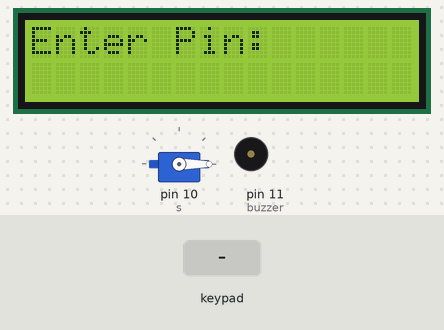
The sketch below on a simulated Arduino Uno, built with avr-gcc and run on an emulated ATmega328P. Parts: 16×2 character LCD, servo, buzzer (waves = sounding, pin HIGH). The test bench sets the inputs (shaded band).

Above: at 2.2 s.
2.3 s: keypad keys 1 2 3 4 D pressed 0.4 s apart
At 5.1 s:
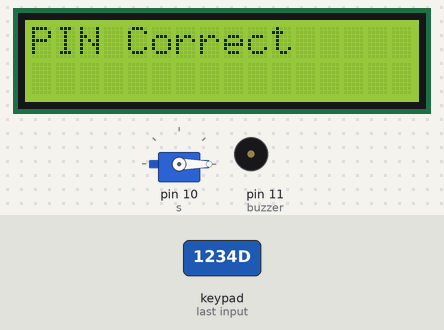
7.3 s: key 'D' pressed
At 9.8 s:
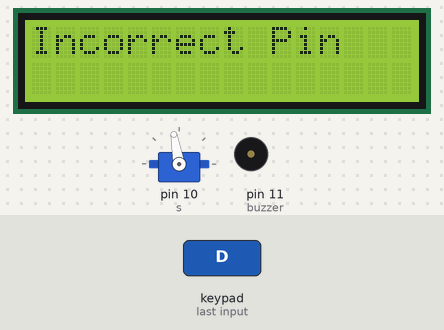
9.9 s: key 'A' pressed
At 11.9 s:
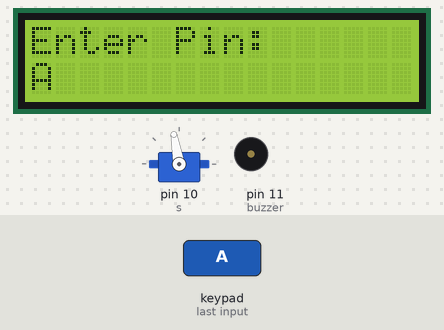
12.9 s: keypad keys 1 2 3 4 * pressed 0.4 s apart
At 15.3 s:
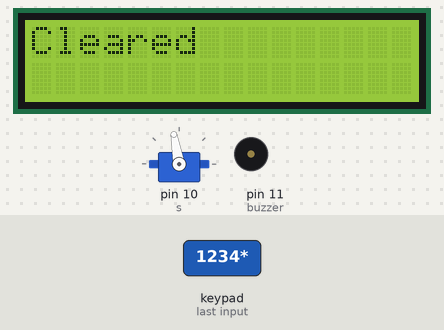
17.0 s: key 'B' pressed
At 17.6 s:
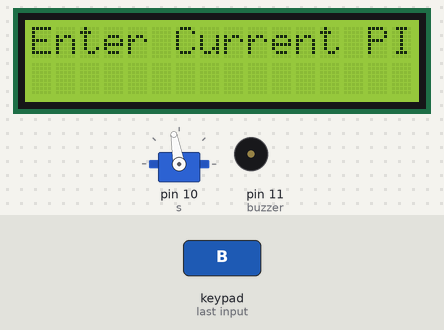
18.5 s: keypad keys 1 2 3 4 A pressed 0.4 s apart
At 20.7 s:
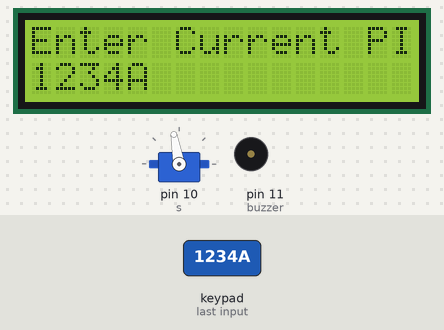
Timing chart, 0 to 22.2 s (numbered marks = the images above; inputs shaded):
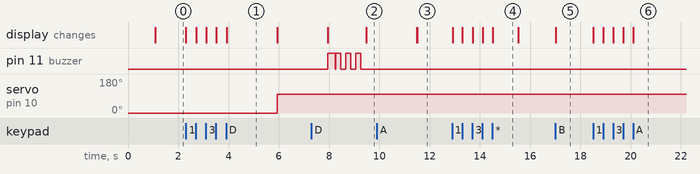

Measured:
- after the input at 2.3 s, servo on pin 10 (s): 0° → 100° after 3.6 s; the display: first changes at once (image 1 shows a later state)
- after the input at 7.3 s, the display: first differs from a run without the input after 2.2 s (image 2)
- after the input at 9.9 s, the display: first differs from a run without the input after 1.6 s (image 3)
- after the input at 12.9 s, the display: first changes at once (image 4 shows a later state)
- after the input at 17.0 s, the display: changes at once (image 5)
- after the input at 18.5 s, the display: first changes at once (image 6 shows a later state)
- what the display in image 1 shows lasts 2.0 s, from 3.9 s to 5.9 s

The sketch:

DoorLock.ino
```cpp
#include <Wire.h>
#include <LiquidCrystal_I2C.h>
#include <Keypad.h>
#include <Servo.h>

#define buzzer 11
Servo s;
LiquidCrystal_I2C l(0x27, 16, 2); // LCD initialization

const byte r = 4;
const byte c = 4;

char k[r][c] = {
  {'1', '2', '3', 'A'},
  {'4', '5', '6', 'B'},
  {'7', '8', '9', 'C'},
  {'*', '0', '#', 'D'}
};

byte rp[r] = {9, 8, 7, 6};
byte cp[c] = {5, 4, 3, 2};

Keypad keypad = Keypad(makeKeymap(k), rp, cp, r, c);

String enteredPIN = "";  // Store the entered PIN
String changePinInput = "";  // Input for changing PIN
String correctPIN = "1234";  // Default correct PIN
bool locked = true;      // Initial state (locked)
bool keyPressed = false;  // Flag to track key press state
bool isChangingPin = false; // Flag to track if we are changing the PIN
bool isCurrentPinCorrect = false;  // Flag for current PIN verification during change

void setup() {
  l.begin(16, 2);    // Initialize the LCD
  l.backlight();     // Ensure backlight is on
  delay(1000);       // Give time for initialization
  l.clear();         // Clear the screen

  pinMode(buzzer, OUTPUT); // Initialize the buzzer pin

  s.attach(10);      // Attach the servo to pin 10
  s.write(0);        // Lock the door initially (servo at position 0)

  l.setCursor(0, 0); // Position cursor at the start
  l.print("Enter Pin: "); // Prompt user for input
}

void loop() {
  char ke = keypad.getKey();  // Check if any key is pressed

  // Only process the key if it's pressed and the key isn't being processed already
  if (ke && !keyPressed) {
    keyPressed = true;  // Set keyPressed flag to true (indicating the key is being processed)

    handlePinEntry(ke);  // Handle PIN entry
    handleActions(ke);  // Handle actions like submit, change PIN, and lock/unlock
    keyPressed = false;  // Reset keyPressed flag after handling the input
  }
}

// Function to handle PIN entry (add characters to entered PIN and display it)
void handlePinEntry(char ke) {
  if (ke != 'D' && ke != '*' && ke != '#') {  // Ignore 'D', '*' and '#' for now
    if (isChangingPin) {
      changePinInput += ke;  // Add to the change PIN input string
      l.setCursor(0, 1);  // Move the cursor to the second line
      l.print(changePinInput);  // Display the current entered PIN for change
    } else {
      enteredPIN += ke;  // Add to the entered PIN string
      l.setCursor(0, 1);  // Move the cursor to the second line
      l.print(enteredPIN);  // Display the current entered PIN
    }
  }
}

// Function to check if the entered PIN matches the correct PIN
bool checkPin(String pin) {
  return pin == correctPIN;
}

// Function to handle the PIN change process
void changePin() {
  if (isCurrentPinCorrect) {
    correctPIN = changePinInput;  // Set new PIN
    clearScreenAndDisplayMessage("PIN Changed!", 2000);
    resetEnteredPin();
    isChangingPin = false;
    l.clear();
    l.setCursor(0, 0);
    l.print("Enter Pin: ");
  } else {
    clearScreenAndDisplayMessage("Incorrect PIN", 2000);
    resetEnteredPin();
    l.setCursor(0, 0);
    l.print("Enter Current PIN: ");
    isCurrentPinCorrect = false;  // Reset current PIN check
  }
}

// Function to unlock or lock the door based on the entered PIN
void unlockOrLockDoor() {
  if (checkPin(enteredPIN)) {  // Check if entered PIN is correct
    clearScreenAndDisplayMessage("PIN Correct", 2000);

    if (locked) {
      s.write(100);  // Unlock the door
      locked = false;
      clearScreenAndDisplayMessage("Door Unlocked", 2000);
      digitalWrite(buzzer, HIGH);
      delay(300);
      digitalWrite(buzzer, LOW);
    } else {
      s.write(0);  // Lock the door
      locked = true;
      clearScreenAndDisplayMessage("Door Locked", 2000);
      digitalWrite(buzzer, HIGH);
      delay(300);
      digitalWrite(buzzer, LOW);
    }

    resetEnteredPin();
  } else {
     digitalWrite(buzzer, HIGH);
     delay(200);
     digitalWrite(buzzer, LOW);
     delay(200);
     digitalWrite(buzzer, HIGH);
     delay(200);
     digitalWrite(buzzer, LOW);
     delay(200);
     digitalWrite(buzzer, HIGH);
     delay(200);
     digitalWrite(buzzer, LOW);
     delay(200);
    clearScreenAndDisplayMessage("Incorrect Pin", 2000);
    resetEnteredPin();
    l.setCursor(0, 0);
    l.print("Enter Pin: ");
  }
}

// Function to reset the entered PIN
void resetEnteredPin() {
  enteredPIN = "";  // Reset the entered PIN
  changePinInput = "";  // Reset the change PIN input
}

// Function to display a message and clear the screen after a delay
void clearScreenAndDisplayMessage(String message, unsigned long delayTime) {
  l.clear();
  l.setCursor(0, 0);
  l.print(message);
  delay(delayTime);  // Wait for specified delay before clearing screen
  l.clear();
}

// Function to handle actions like submit (D), change PIN (B), and lock/unlock
void handleActions(char ke) {
  // Handle the 'D' key (done or submit)
  if (ke == 'D') {
    if (isChangingPin) {
      if (!isCurrentPinCorrect) {
        // Verify current PIN during change
        if (checkPin(changePinInput)) {
          isCurrentPinCorrect = true;  // Mark current PIN as correct
          resetEnteredPin();
          l.clear();
          l.setCursor(0, 0);
          l.print("Enter New PIN:");
        } else {
          clearScreenAndDisplayMessage("Incorrect PIN", 2000);
          resetEnteredPin();
          l.setCursor(0, 0);
          l.print("Enter Current PIN:");
        }
      } else {
        // If current PIN was correct, set the new PIN
        if (changePinInput.length() >= 4) { // Ensure the new PIN is at least 4 digits
          correctPIN = changePinInput;  // Set new PIN
          clearScreenAndDisplayMessage("PIN Changed!", 2000);
          resetEnteredPin();
          isChangingPin = false;  // Exit PIN change mode
          l.clear();
          l.setCursor(0, 0);
          l.print("Enter Pin:");
        } else {
          clearScreenAndDisplayMessage("PIN Too Short", 2000);
          resetEnteredPin();
          l.setCursor(0, 0);
          l.print("Enter New PIN:");
        }
      }
    } else {
      unlockOrLockDoor();  // Normal PIN verification to unlock/lock
    }
  }

  // Handle '*' key (clear input)
  if (ke == '*') {
    resetEnteredPin();  // Clear the entered PIN
    clearScreenAndDisplayMessage("Cleared", 1000);
    l.setCursor(0, 0);
    l.print("Enter Pin:");
  }

  // Handle the 'B' key (Change PIN)
  if (ke == 'B' && !isChangingPin) {
    if (!locked) {  // Only allow PIN change if door is unlocked
      isChangingPin = true;
      resetEnteredPin();
      l.clear();
      l.setCursor(0, 0);
      l.print("Enter Current PIN:");
    } else {
      clearScreenAndDisplayMessage("Unlock first to change PIN!", 2000);
    }
  }
}
```
